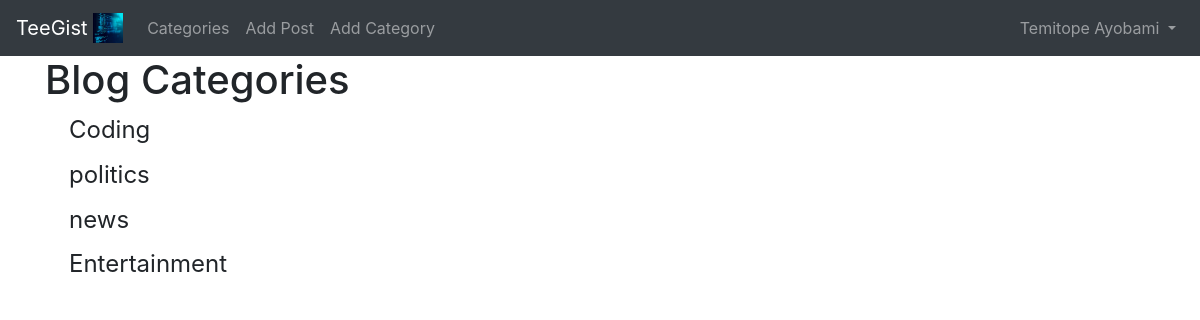
Before: /category-list/ (signed in) with the older database file.
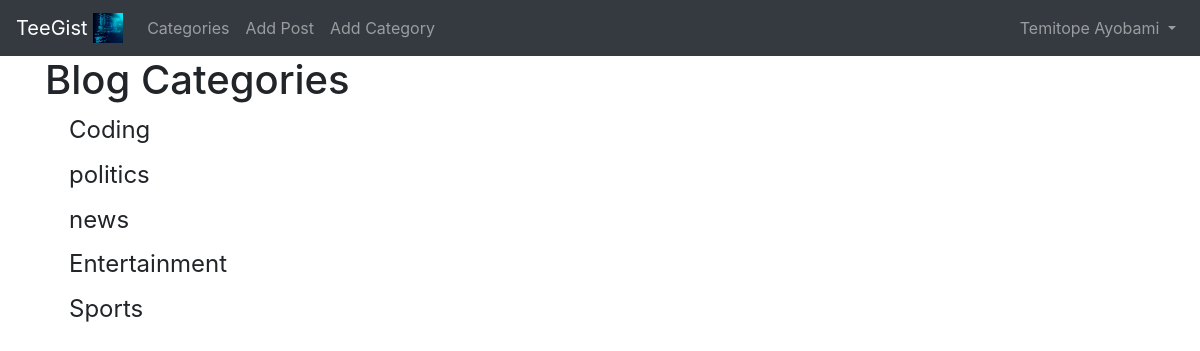
After: the same page with the newer database file.
### app_folder/models.py (models this page shows, shortened)
class Category (models.Model):
    name = models.CharField(max_length=255)
    def __str__(self):
        return self.name

### app_folder/views.py (the view)
# urls.py: path('category-list/', CategoryListView, name = "category-list"),
def CategoryListView(request,):
    category_menu_list = Category.objects.all()
    return render(request, 'apps/category_list.html',{'category_menu_list':category_menu_list})

### app_folder/templates/apps/category_list.html (shortened to what this page needs)
{% extends 'blogs/base.html' %}
{% load static %}
{% block content %}
<h1>Blog Categories </h1>
{% for item in category_menu_list %}
    <h4><a class ="dropdown-item" href="{% url 'category' item|slugify %}">{{ item }}</a></h4>
{% endfor %}
{% endblock %}

Changed rows visible on the page:
added Category: name "Sports"
